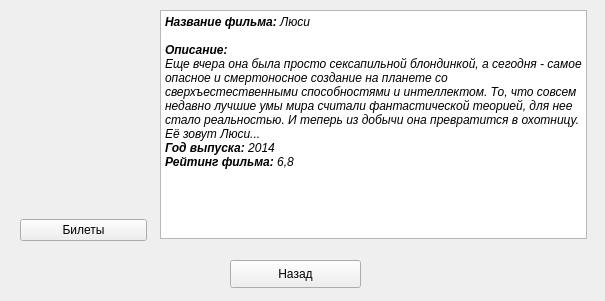
<?xml version="1.0" encoding="UTF-8"?>
<ui version="4.0">
 <class>Luci</class>
 <widget class="QWidget" name="Luci">
  <property name="geometry">
   <rect>
    <x>0</x>
    <y>0</y>
    <width>605</width>
    <height>301</height>
   </rect>
  </property>
  <property name="windowTitle">
   <string>Люси</string>
  </property>
  <property name="windowIcon">
   <iconset resource="resource.qrc">
    <normaloff>:/rec/img/afisha.png</normaloff>:/rec/img/afisha.png</iconset>
  </property>
  <widget class="QPushButton" name="pushButton">
   <property name="geometry">
    <rect>
     <x>230</x>
     <y>260</y>
     <width>131</width>
     <height>28</height>
    </rect>
   </property>
   <property name="text">
    <string>Назад</string>
   </property>
  </widget>
  <widget class="QTextEdit" name="textEdit">
   <property name="geometry">
    <rect>
     <x>160</x>
     <y>10</y>
     <width>427</width>
     <height>229</height>
    </rect>
   </property>
   <property name="readOnly">
    <bool>true</bool>
   </property>
   <property name="html">
    <string>&lt;!DOCTYPE HTML PUBLIC &quot;-//W3C//DTD HTML 4.0//EN&quot; &quot;http://www.w3.org/TR/REC-html40/strict.dtd&quot;&gt;
&lt;html&gt;&lt;head&gt;&lt;meta name=&quot;qrichtext&quot; content=&quot;1&quot; /&gt;&lt;style type=&quot;text/css&quot;&gt;
p, li { white-space: pre-wrap; }
&lt;/style&gt;&lt;/head&gt;&lt;body style=&quot; font-family:'MS Shell Dlg 2'; font-size:7.8pt; font-weight:400; font-style:normal;&quot;&gt;
&lt;p style=&quot; margin-top:0px; margin-bottom:0px; margin-left:0px; margin-right:0px; -qt-block-indent:0; text-indent:0px;&quot;&gt;&lt;span style=&quot; font-size:9pt; font-weight:600; font-style:italic;&quot;&gt;Название фильма: &lt;/span&gt;&lt;span style=&quot; font-size:9pt; font-style:italic;&quot;&gt;Люси&lt;/span&gt;&lt;/p&gt;
&lt;p style=&quot;-qt-paragraph-type:empty; margin-top:0px; margin-bottom:0px; margin-left:0px; margin-right:0px; -qt-block-indent:0; text-indent:0px; font-size:9pt; font-style:italic;&quot;&gt;&lt;br /&gt;&lt;/p&gt;
&lt;p style=&quot; margin-top:0px; margin-bottom:0px; margin-left:0px; margin-right:0px; -qt-block-indent:0; text-indent:0px;&quot;&gt;&lt;span style=&quot; font-size:9pt; font-weight:600; font-style:italic;&quot;&gt;Описание:&lt;/span&gt;&lt;/p&gt;
&lt;p style=&quot; margin-top:0px; margin-bottom:0px; margin-left:0px; margin-right:0px; -qt-block-indent:0; text-indent:0px;&quot;&gt;&lt;span style=&quot; font-size:9pt; font-style:italic;&quot;&gt;Еще вчера она была просто сексапильной блондинкой, а сегодня - самое опасное и смертоносное создание на планете со сверхъестественными способностями и интеллектом. То, что совсем недавно лучшие умы мира считали фантастической теорией, для нее стало реальностью. И теперь из добычи она превратится в охотницу. Её зовут Люси...&lt;/span&gt;&lt;/p&gt;
&lt;p style=&quot; margin-top:0px; margin-bottom:0px; margin-left:0px; margin-right:0px; -qt-block-indent:0; text-indent:0px;&quot;&gt;&lt;span style=&quot; font-size:9pt; font-weight:600; font-style:italic;&quot;&gt;Год выпуска:&lt;/span&gt;&lt;span style=&quot; font-size:9pt; font-style:italic;&quot;&gt; 2014&lt;/span&gt;&lt;/p&gt;
&lt;p style=&quot; margin-top:0px; margin-bottom:0px; margin-left:0px; margin-right:0px; -qt-block-indent:0; text-indent:0px;&quot;&gt;&lt;span style=&quot; font-size:9pt; font-weight:600; font-style:italic;&quot;&gt;Рейтинг фильма:&lt;/span&gt;&lt;span style=&quot; font-size:9pt; font-style:italic;&quot;&gt; 6,8&lt;/span&gt;&lt;/p&gt;&lt;/body&gt;&lt;/html&gt;</string>
   </property>
  </widget>
  <widget class="QWidget" name="">
   <property name="geometry">
    <rect>
     <x>20</x>
     <y>-10</y>
     <width>127</width>
     <height>251</height>
    </rect>
   </property>
   <layout class="QVBoxLayout" name="verticalLayout">
    <item>
     <widget class="QLabel" name="label">
      <property name="text">
       <string/>
      </property>
      <property name="pixmap">
       <pixmap>../luci.jpg</pixmap>
      </property>
     </widget>
    </item>
    <item>
     <widget class="QPushButton" name="pushButton_tickets">
      <property name="text">
       <string>Билеты</string>
      </property>
     </widget>
    </item>
   </layout>
  </widget>
 </widget>
 <resources>
  <include location="resource.qrc"/>
 </resources>
 <connections/>
</ui>
